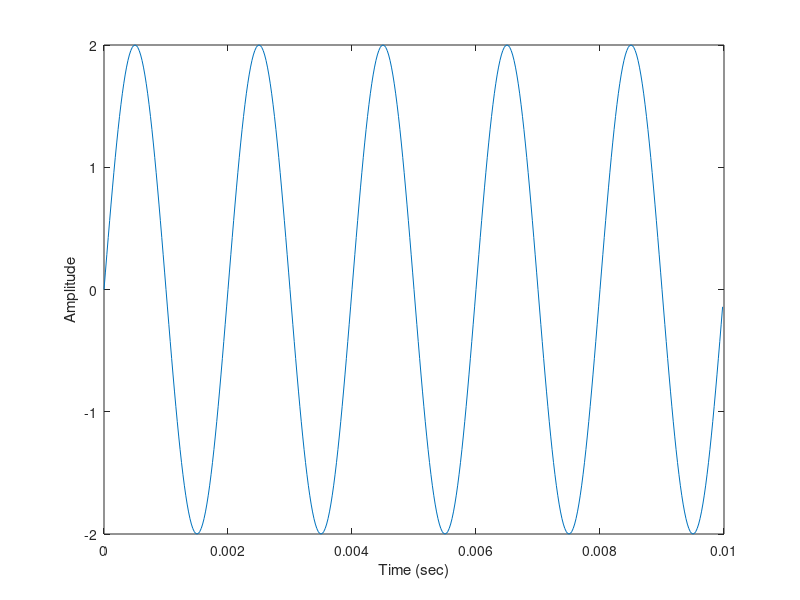
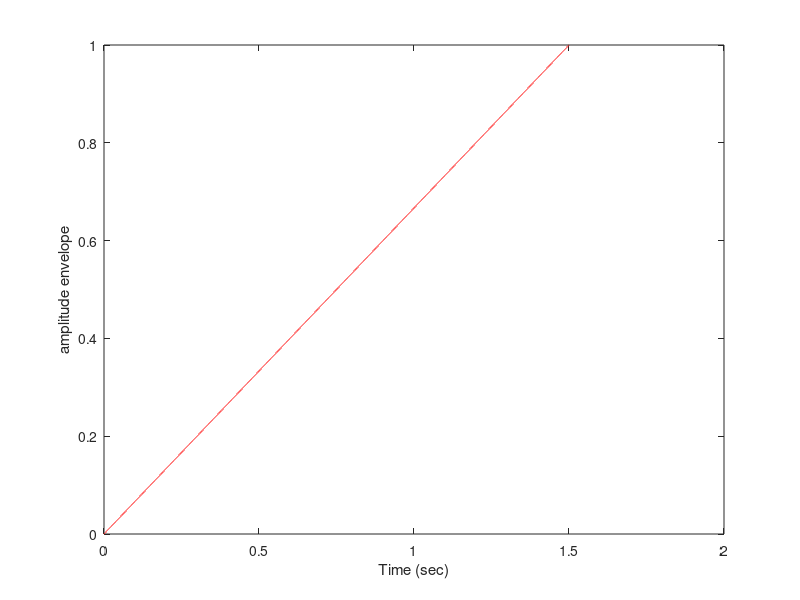

MATLAB code to generate these figures, in order:
freq=500;    % frequency of the tone (Hz)
dur=1.5;     % duration of the tone (seconds)
sampRate=44000;    % sampling rate
nTimeSamples = dur*sampRate;   % number of time samples
t = linspace(0,dur,nTimeSamples); 
y = sin(2*pi*freq*t);
sound(y,sampRate);  

amp = 2;
y2 = amp * y;

sound(y2, sampRate);  

noise = 0.2 * randn(1,sampRate);

sound (noise, sampRate);

indexToPlot = t<10/1000;  % select only the first 10 msec

plot(t(indexToPlot), y2(indexToPlot));

xlabel('Time (sec)')
ylabel('Amplitude');

ramp = linspace(0, 1, nTimeSamples); % create ramp
figure(2);
plot(t, ramp, 'r');
xlabel('Time (sec)');
ylabel('amplitude envelope'); 

y3=y.*ramp; % create new sound with pure tone and amplitude ramp
sound(y3, sampRate);
